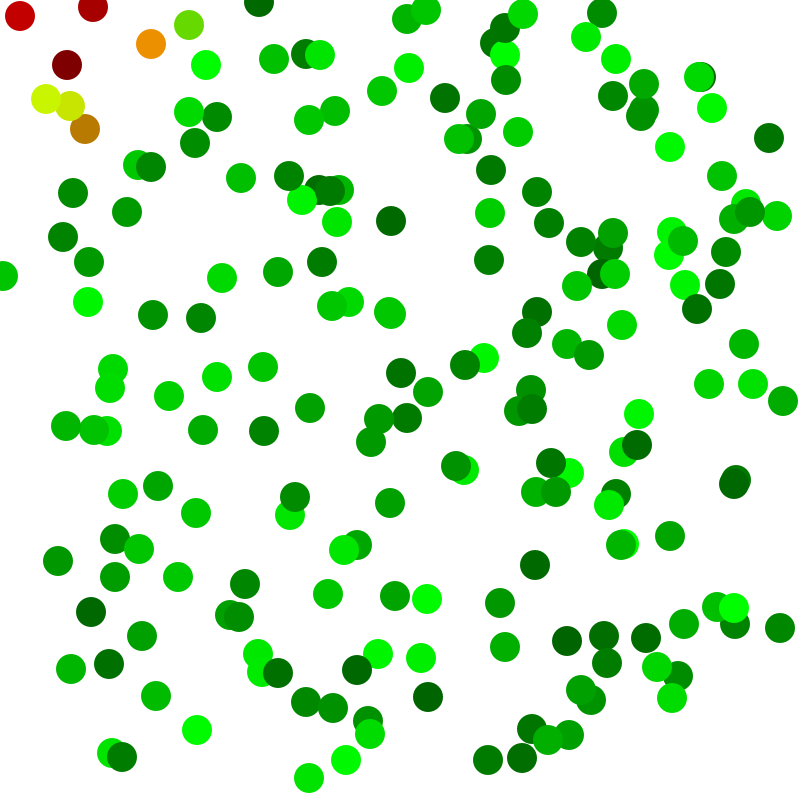
Frame 1 (no input)
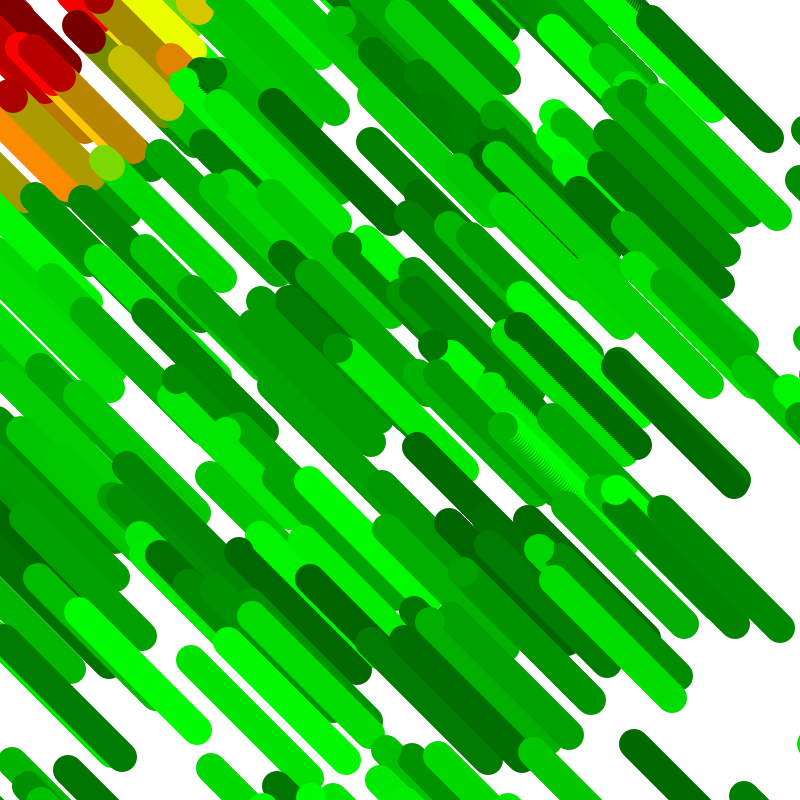
Frame 60 (the mouse pressed at the canvas centre just before this capture)
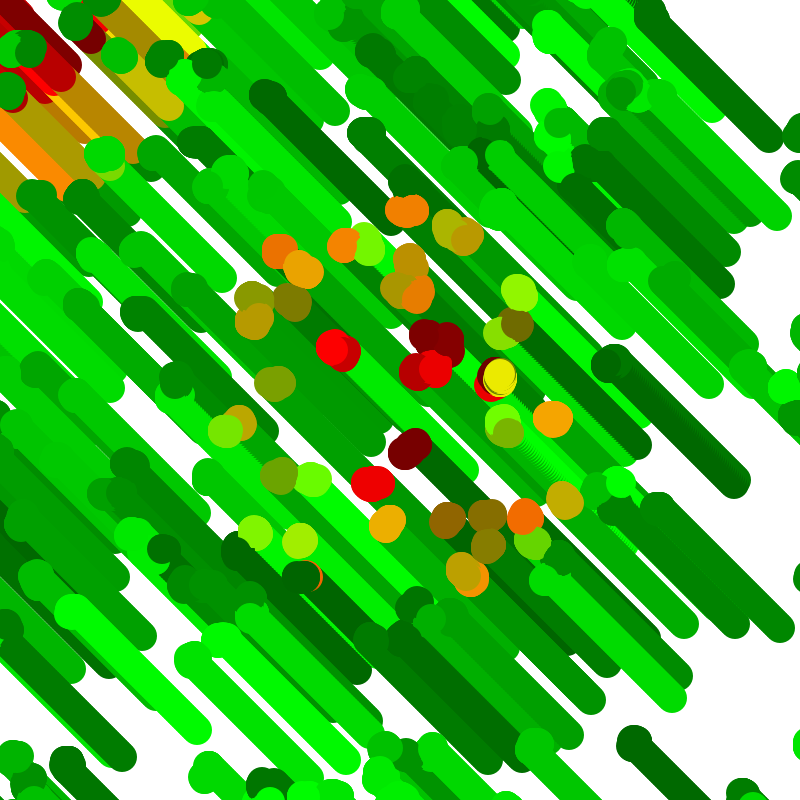
Frame 120 (the mouse held since frame 60 and released just before this capture)

The Processing sketch that drew these frames (run headless with seeded random() and noise(); from frame 60 on, the mouse is pressed at the canvas centre):

// Processing sketch: processing_27584
// ── processing_27584.pde

int[] cubex = new int [600];
int[] cubey = new int [600];
int[] cR = new int [600];
int[] cG = new int [600];
int[] cB = new int [600];
int[] cW = new int [600];
float colo;
int colorad = round(colo);
boolean colorado = false;
int colors = -1000;
int squiggle = 0;
int sizex=800;
int sizey=800;
int directx = 1;
float directX;
int directy = 1;
float directY;
int[] dir = new int [600];
float direction = random(100);
void setup() {
  noCursor();
  background(255);
  boolean xtru = true;
  boolean ytru = true;
  size(800,800);
  smooth();
  for (int i=0; i<200; i++) {
    cubey[i] = int(random(1,(sizey-15)));
    cubex[i] = int(random(1,(sizex-15)));
    cR[i] = int(random(100,255));
    cG[i] = int(random(100,255));
    cB[i] = int(random(100,255));
    cW[i] = int(random(150,255));
  }
}
int counter = 0;
void draw() { 
  noStroke();
  for(int i=0; i<200; i++) {
    if (colors < 0 && colorado == false) {
      if (dist(mouseX,mouseY,cubex[i],cubey[i])<100) {
        fill(cR[i],0,0);
      }
      if (dist(mouseX,mouseY,cubex[i],cubey[i])>100
        && dist(mouseX,mouseY,cubex[i],cubey[i])<200) {
        fill(cR[i],cG[i],0);
      }
      if (dist(mouseX,mouseY,cubex[i],cubey[i])>200) {
        fill(0,cG[i],0);
      }
    }
    if (colors > 0 && colors < 1001 && colorado == false) {
      if (dist(mouseX,mouseY,cubex[i],cubey[i])<100) {
        fill(cR[i],cG[i],0);
      }
      if (dist(mouseX,mouseY,cubex[i],cubey[i])>100
        && dist(mouseX,mouseY,cubex[i],cubey[i])<200) {
        fill(0,cG[i],0);
      }
      if (dist(mouseX,mouseY,cubex[i],cubey[i])>200) {
        fill(0,cG[i],cB[i]);
      }
    }
    if (colors < 2001 && colors >1000 && colorado == false) {
      if (dist(mouseX,mouseY,cubex[i],cubey[i])<100) {
        fill(0,cG[i],0);
      }
      if (dist(mouseX,mouseY,cubex[i],cubey[i])>100
        && dist(mouseX,mouseY,cubex[i],cubey[i])<200) {
        fill(0,cG[i],cB[i]);
      }
      if (dist(mouseX,mouseY,cubex[i],cubey[i])>200) {
        fill(0,0,cB[i]);
      }
    }
    if (colors < 3001 && colors >2000 && colorado == false) {
      if (dist(mouseX,mouseY,cubex[i],cubey[i])<100) {
        fill(0,cG[i],cB[i]);
      }
      if (dist(mouseX,mouseY,cubex[i],cubey[i])>100
        && dist(mouseX,mouseY,cubex[i],cubey[i])<200) {
        fill(0,0,cB[i]);
      }
      if (dist(mouseX,mouseY,cubex[i],cubey[i])>200) {
        fill(cR[i],0,cB[i]);
      }
    }
    if (colors >3000 && colors <4001 && colorado == false) {
      if (dist(mouseX,mouseY,cubex[i],cubey[i])<100) {
        fill(0,0,cB[i]);
      }
      if (dist(mouseX,mouseY,cubex[i],cubey[i])>100
        && dist(mouseX,mouseY,cubex[i],cubey[i])<200) {
        fill(cR[i],0,cB[i]);
      }
      if (dist(mouseX,mouseY,cubex[i],cubey[i])>200) {
        fill(cR[i],0,0);
      }
    }
    if (colors>4000&&colors< 5001 && colorado == false) {
      if (dist(mouseX,mouseY,cubex[i],cubey[i])<100) {
        fill(cR[i],0,cB[i]);
      }
      if (dist(mouseX,mouseY,cubex[i],cubey[i])>100
        && dist(mouseX,mouseY,cubex[i],cubey[i])<200) {
        fill(cR[i],0,0);
      }
      if (dist(mouseX,mouseY,cubex[i],cubey[i])>200) {
        fill(cR[i],cG[i],0);
      }
    }
        if (colorado == true) {
          if(cubey[i]>mouseY-100 && cubey[i]<mouseY+100){
            fill(cW[i]);
          }
      if (dist(mouseX,mouseY,cubex[i],cubey[i])<100) {
        fill(cR[i],cG[i],0);
      }
      if (dist(mouseX,mouseY,cubex[i],cubey[i])>100
        && dist(mouseX,mouseY,cubex[i],cubey[i])<200) {
         /*if (dist(mouseX,mouseY,cubex[i],cubey[i])>100
          && cubey[i]<(mouseY+150) && cubey[i]>(mouseY-150)
          && cubex[i]>mouseX+90){
            fill(cW[i]);
          } else {*/
        fill(cR[i],0,0);
      }
        
      if (dist(mouseX,mouseY,cubex[i],cubey[i])>100) {
        if (dist(mouseX,mouseY,cubex[i],cubey[i])>00
          && cubey[i]<(mouseY+50) && cubey[i]>(mouseY-50)
          && dist(mouseX,mouseY,cubex[i],cubey[i])>50 
          && cubex[i]>mouseX){
            fill(cW[i]);
          } else if (dist(mouseX,mouseY,cubex[i],cubey[i])>200 
          && (cubey[i]>mouseY+100 || cubey[i]<mouseY-100)) {
        fill(0,0,cB[i]);
      } else if (dist(mouseX,mouseY,cubex[i],cubey[i])>100 
      && dist(mouseX,mouseY,cubex[i],cubey[i])<200) {
        fill(cR[i],0,0);
      }
    }
        }
    if (colors>5000 && colorado == false) {
      colors = -1000;
    }
    ellipse(cubex[i],cubey[i],30,30);
    float direct = random(-1,1);
    int directx = round(direct);
    int directy = round(direct)*-1;
  }
  for(int j=0; j<200; j++) {
    if (mouseX<(sizex*.75)&&mouseX>(sizex/2+75)) {
      cubex[j]++;
      if (cubex[j]>=sizex+30) {
        cubex[j] =-30;
        cubey[j] = int(random(1,(sizey-15)));
      }
    }
      if (mouseX>(sizex*.75)) {
      cubex[j]+=2;
      if (cubex[j]>=sizex+30) {
        cubex[j] =-30;
        cubey[j] = int(random(1,(sizey-15)));
      }
    }
    if (mouseX>(sizex/4)&&mouseX<(sizex/2-75)) {
      cubex[j]--;
      if (cubex[j]<=-30) {
        cubex[j] = sizex+30;
        cubey[j] = int(random(1,(sizey-15)));
      }
    }
      if (mouseX<(sizex/4)) {
      cubex[j]-=2;
      if (cubex[j]<=-30) {
        cubex[j] = sizex+30;
        cubey[j] = int(random(1,(sizey-15)));
      }
    }
    if (mouseX>=(sizex/2)-75 && mouseX<=(sizex/2)+75){
      if (cubey[j]<=-30){
        cubey[j]=sizey+30;
      }
      if (cubey[j]>=sizey+30){
        cubey[j]=-30;
      }
    }
    if (mouseY>(sizey/2+75)&&mouseY<(sizex*.75)) {
      cubey[j]++;
      if (cubey[j]>=sizey+30) {
        cubey[j] = -30;
        cubex[j] = int(random(1,(sizex-15)));
      }
    }
      if (mouseY>(sizey*.75)) {
      cubey[j]+=2;
      if (cubey[j]>=sizey+30) {
        cubey[j] = -30;
        cubex[j] = int(random(1,(sizex-15)));
      }
      }
    if (mouseY<(sizey/2-75)&&mouseY>(sizey/4)) {
      cubey[j]--;
      if (cubey[j]<=-30) {
        cubey[j] =sizey+30;
        cubex[j] = int(random(1,(sizex-15)));
      }
    }
       if (mouseY<(sizey/4)) {
      cubey[j]-=2;
      if (cubey[j]<=-30) {
        cubey[j] =sizey+30;
        cubex[j] = int(random(1,(sizex-15)));
      }
    }
     if (mouseY>=(sizey/2-75) && mouseY<=(sizey/2+75)){
      if (cubex[j]<=-30){
        cubex[j]=sizex+30;
      }
      if (cubex[j]>=sizex+30){
        cubex[j]=-30;
      }
    }
    if (mouseX>(sizex/2)-75 && mouseX<(sizex/2)+75) {
      cubey[j]+=directy;
      squiggle++;
      if (squiggle>=200) {
        squiggle = 0;
        directy*=-1;
        directx*=-1;
      }
      if (cubey[j]>=sizey+30) {
        cubey[j] = -30;
        cubex[j] = int(random(1,(sizex-15)));
      }
      if (cubey[j]<=-30) {
        cubey[j] =sizey+30;
        cubex[j] = int(random(1,(sizex-15)));
      }
    } 
    if (mouseY>(sizex/2)-75 && mouseY<(sizex/2)+75) {
      cubex[j]+=directx;
      squiggle++;
      directY= random(-1,1);
      directX= random(-1,1);
      directy=round(directY);
      directx=round(directX);
      if (squiggle>=100) {
        squiggle = 0;
        directy*=-1;
        directx*=-1;
      }
      if (cubex[j]>=sizex+30) {
        cubex[j] =-30;
        cubey[j] = int(random(1,(sizey-15)));
      }
      if (cubex[j]<=-30) {
        cubex[j] = sizex+30;
        cubey[j] = int(random(1,(sizey-15)));
      }
    }
    if (mousePressed && (mouseButton == LEFT)) {
      cubey[counter] = int(random(1,(sizey-15)));
      cubex[counter] = int(random(1,(sizex-15)));
      cR[counter] = int(random(100,255));
      cG[counter] = int(random(100,255));
      cB[counter] = int(random(100,255));
      cW[counter] = int(random(150,255));
      colors++;
      colorado = false;
       if (colors>5000 && colorado == false){
        colors = -1000;
       }
      }
    }
    if(mousePressed && (mouseButton == RIGHT)) {
      colorado = true;
      cR[counter] = int(random(225,255));
      cG[counter] = int(random(225,255));
      cB[counter] = int(random(100,255));
      cW[counter] = int(random(150,255));
    }
    counter++;
    if (counter>200) {
      counter=0;
    }
    /*colo = random(1000);
    colorad = round(colo);
    if (colorad == 420){
      colorado = true;
    }*/
  }

                                        
